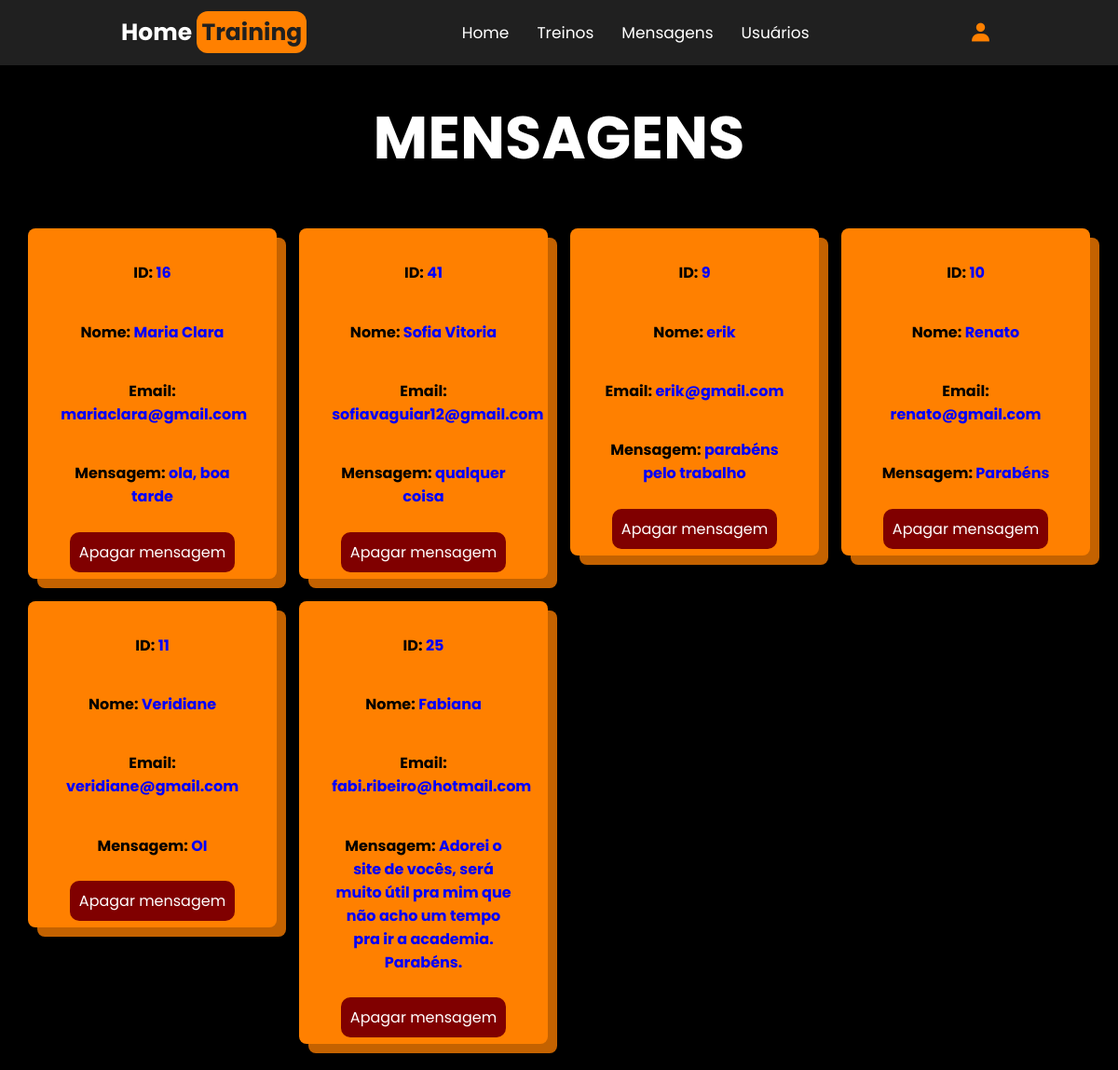
Page /admin-contact.php on the committed database.
### tables this page shows
CREATE TABLE `contact` (
  `id` int(11) NOT NULL,
  `name` varchar(255) NOT NULL,
  `email` varchar(255) NOT NULL,
  `message` varchar(500) NOT NULL,
  `user_id` int(11) NOT NULL
);

### admin-contact.php (the view, shortened to what this page needs)
<?php
    require_once("config.php");
?>
<!DOCTYPE html>
<html lang="pt-BR">
<head>
    <link href='https://unpkg.com/boxicons@2.1.2/css/boxicons.min.css' rel='stylesheet'>
    <link rel="stylesheet" href="css/admin.css">
</head>
<body>
    <?php
    include 'admin-header.php';
    ?>
    <main class="messages">
        <h1 class="title">Mensagens</h1>
        <div class="box-container">
            <?php
                $select_message = mysqli_query($conn, "SELECT * FROM contact") or die('query failed');
                if (mysqli_num_rows($select_message) > 0) {
                    while ($fetch_message = mysqli_fetch_assoc($select_message)) {
            ?>
                    <div class="box">
                        <p>ID: <span><?php echo $fetch_message['user_id']; ?></span> </p>
                        <p>Nome: <span><?php echo $fetch_message['name']; ?></span> </p>
                        <p>Email: <span><?php echo $fetch_message['email']; ?></span> </p>
                        <p class="info">Mensagem: <span><?php echo $fetch_message['message']; ?></span> </p>
                        <a href="admin-contact.php?message=<?php echo $fetch_message['id']; ?>" onclick="return confirm('Apagar esta mensagem?');" class="delete-btn">Apagar mensagem</a>
                    </div>
            <?php
                    };
                } else {
                    echo '<p class="empty">Nenhuma mensagem até o momento!</p>';
                }
            ?>
        </div>
    </main>
</body>
</html>

### admin-header.php (shortened to what this page needs)
<nav>
    <div class="nav-bar">
        <span class="brand-nav title">
            <a href="#">Home <span>Training</span></a>
        </span>
        <div class="menu">
            <ul class="nav-list">
                <li class="nav-items">
                    <a href="admin-painel.php">Home</a>
                </li>
                <li class="nav-items">
                    <a href="admin-training.php">Treinos</a>
                </li>
                <li class="nav-items">
                    <a href="admin-contact.php">Mensagens</a>
                </li>
                <li class="nav-items">
                    <a href="admin-users.php">Usuários</a>
                </li>
            </ul>
        </div>
        <div class="login">
            <i id="user-btn" class='bx bxs-user' style="color: #ff8000;"></i>
        </div>
    </div>
</nav>

### css/admin.css (style rules this page uses)
:root { --body-color: #000000; --nav-color: #202020; --side-nav: #333030; --text-color: #FFF; --search-bar: #F2F2F2; --search-text: #010718; --blue: #3498db; --dark-blue: #2980b9; --red: #e74c3c; --dark-red: #c0392b; --black: #333; --white: #fff; --light-bg: #eee; --box-shadow: 0 5px 10px rgba(0, 0, 0, .1); }
* { margin: 0; padding: 0; box-sizing: border-box; transition: all 0.5s ease; font-family: 'Poppins', sans-serif; user-select: none; }
body { height: 100vh; width: 100vw; }
nav { position: fixed; top: 0; left: 0; height: 70px; width: 100%; background-color: var(--nav-color); z-index: 100; }
nav .nav-bar { position: relative; display: flex; justify-content: space-between; align-items: center; height: 100%; width: 100%; max-width: 1000px; margin: 0 auto; padding: 0 30px; }
nav .nav-bar .brand-nav a { text-decoration: none; font-size: 25px; font-weight: 700; color: var(--text-color); }
nav .nav-bar .brand-nav a span { background-color: #FF8000; color: var(--nav-color); padding: 5px; border-radius: 12px; }
nav .nav-bar .nav-list { display: flex; align-items: center; }
nav .nav-bar .nav-list .nav-items { list-style: none; margin: 0 5px; }
nav .nav-bar .nav-list .nav-items a { position: relative; text-decoration: none; font-size: 17px; font-weight: 400; color: var(--text-color); padding: 10px; }
a:before { content: ""; position: absolute; width: 100%; height: 3px; bottom: 0; left: 0; background-color: #FF8000; visibility: hidden; -webkit-transform: scaleX(0); transform: scaleX(0); -webkit-transition: all 0.3s ease-in-out 0s; transition: all 0.3s ease-in-out 0s; }
nav .login i { color: var(--text-color); font-size: 25px; padding: 5px; cursor: pointer; }
main { background-color: #000000; min-height: 100vh; padding: 100px 30px 0; position: relative; display: flex; flex-direction: column; align-items: center; }
main h1 { color: #fff; text-transform: uppercase; font-size: 4rem; }
.messages .box-container { display: grid; grid-template-columns: repeat(auto-fit, minmax(15rem, 1fr)); gap: 1.5rem; margin: 50px auto; width: 100%; align-items: flex-start; }
.messages .box-container .box { background-color: #FF8000; padding: 1rem; box-shadow: 10px 10px #c46200; border-radius: .5rem; text-align: center; }
.messages .box-container .box p { font-size: 1rem; color: #000000; font-weight: 700; padding: 1.2rem; }
.info { margin-bottom: 15px; }
.messages .box-container .box p span { color: blue; }
.messages .box-container .box .delete-btn { text-decoration: none; padding: 10px; background-color: #800000; border-radius: 10px; color: #fff; }
.delete-btn { text-decoration: none; padding: 5px; background-color: #800000; border-radius: 10px; color: #fff; }

### rows in the picture
contact: user "16", name "Maria Clara", email "mariaclara@gmail.com", message "ola, boa tarde"
contact: user "41", name "Sofia Vitoria", email "sofiavaguiar12@gmail.com", message "qualquer coisa"
contact: user "9", name "erik", email "erik@gmail.com", message "parabéns pelo trabalho"
contact: user "10", name "Renato", email "renato@gmail.com", message "Parabéns"
contact: user "11", name "Veridiane", email "veridiane@gmail.com", message "OI"
contact: user "25", name "Fabiana", email "fabi.ribeiro@hotmail.com", message "Adorei o site de vocês, será muito útil pra mim que não acho um tempo pra ir a academia. Parabéns."
